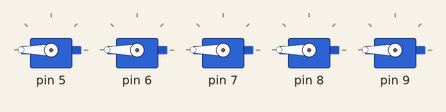
Recording of a sketch running on a simulated Arduino Uno, built with avr-gcc and run on an emulated ATmega328P. Shown: 5 × servo.

Above: at 2.1 s.
At 4.1 s:
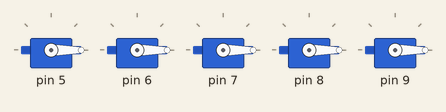
Timing chart, 0 to 5.6 s (numbered marks = the images above):
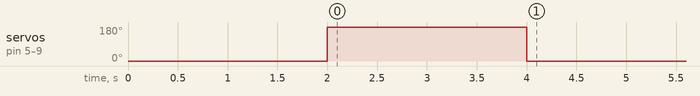

The sketch:

sketch_may28a.ino
```cpp
#include <Servo.h>

Servo arr[5];

void setup() {
  // put your setup code here, to run once:
  for(int i = 0; i < 5; i++) arr[i].attach(5 + i);
  for(int i = 0; i < 5; i++) arr[i].write(0);
  delay(2000);
  for(int i = 0; i < 5; i++) {arr[i].write(180);}
  delay(2000);
  for(int i = 0; i < 5; i++) {arr[i].write(0);}

}
void loop() {
  // put your main code here, to run repeatedly:

}
```

Measured:
- by itself, servo on pin 5–9: 0° → 180° at 2.0 s, → 0° 2.0 s later
